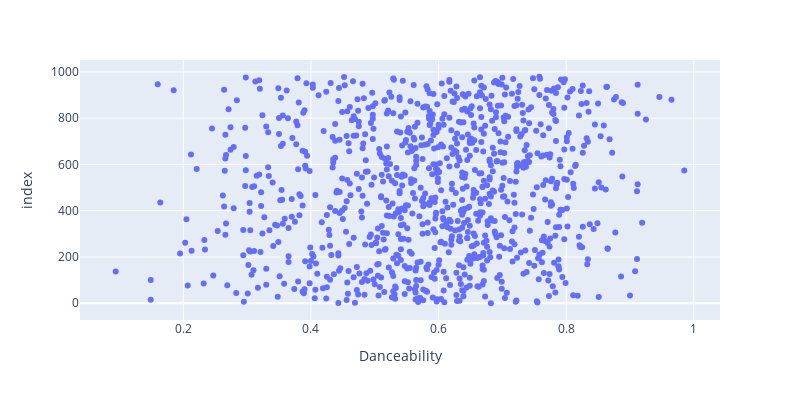

Notebook code for this chart:
### Code cell
fig = px.scatter(danceability_dataset, x="Danceability", width=800, height=400)

fig.show()

### Figure 1 — Plotly figure (JSON) as saved in the notebook; plotly's stock layout.template omitted (floating-point values rounded to 4 significant figures; data arrays with more than 128 entries replaced by an {"elided": "..."} marker saying what was removed)
{"data": [{"hovertemplate": "Danceability=%{x}<br>index=%{y}<extra></extra>", "legendgroup": "", "marker": {"color": "#636efa", "symbol": "circle"}, "mode": "markers", "name": "", "orientation": "h", "showlegend": false, "type": "scatter", "x": {"elided": "961 float values"}, "xaxis": "x", "y": {"elided": "961 int values"}, "yaxis": "y"}], "layout": {"height": 400, "legend": {"tracegroupgap": 0}, "margin": {"t": 60}, "width": 800, "xaxis": {"anchor": "y", "domain": [0, 1], "title": {"text": "Danceability"}}, "yaxis": {"anchor": "x", "domain": [0, 1], "title": {"text": "index"}}}}
